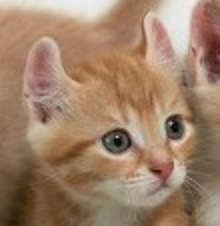
#> input picture week_10-image processing and more/cat.jpg, 220 x 226 px
$ python blurr.py
#> lines starting #> are read from the running program, lines starting #| are printed output that depends on the picture
from PIL import Image
from numpy import *
from pylab import *
from scipy.ndimage import filters

im = array(Image.open('cat.jpg'))
#> im is the input picture: shape (226, 220, 3); mean R, G, B 159, 129.1, 105
im2 = zeros(im.shape)
for i in range(3):
    im2[:,:,i] = filters.gaussian_filter(im[:,:,i],5)
    im2 = uint8(im2)
    imshow(im2)
#> this loop made 3 passes
#> pass 1, `im2 = uint8(im2)`:
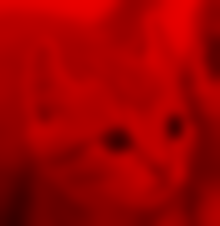
#> im2: shape (226, 220, 3); mean of channels 0, 1, 2 158, 0, 0; drawn as R, G, B
#> pass 2, `im2 = uint8(im2)`:
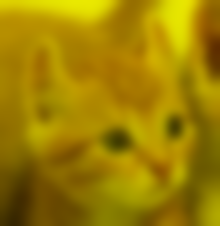
#> im2: shape (226, 220, 3); mean of channels 0, 1, 2 158, 128.1, 0; drawn as R, G, B
#> pass 3, `im2 = uint8(im2)`:
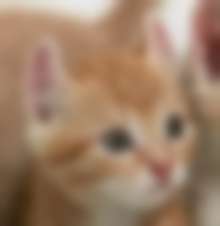
#> im2: shape (226, 220, 3); mean of channels 0, 1, 2 158, 128.1, 104; drawn as R, G, B

show()
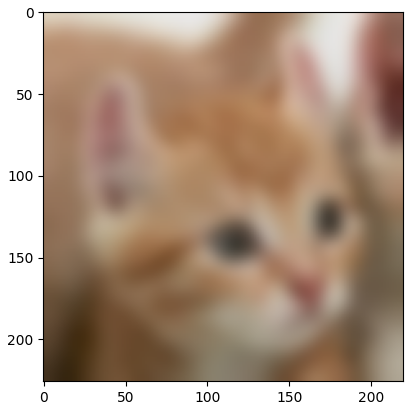
#> figure drawn by matplotlib, 1 panel
